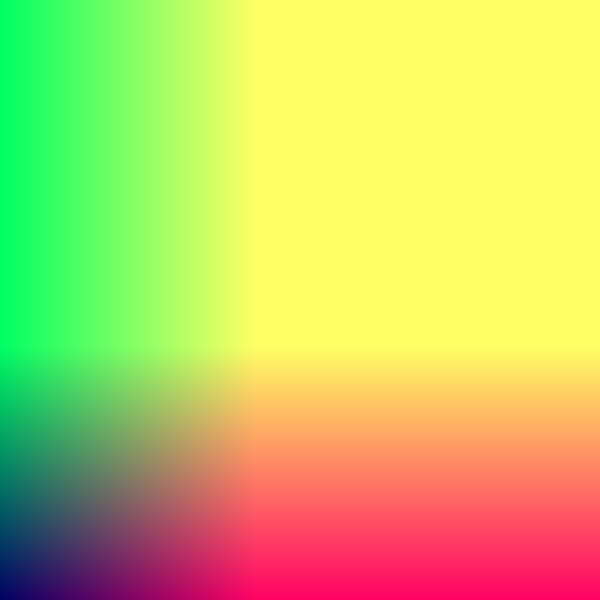
Frame 1 (no input)
Frame 60 (the mouse pressed at the canvas centre just before this capture): identical to frame 1, image omitted
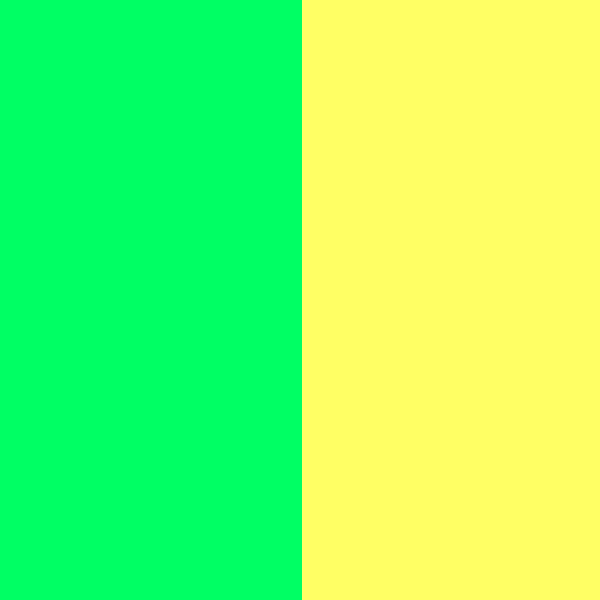
Frame 120 (the mouse held since frame 60 and released just before this capture)

The Processing sketch that drew these frames (run headless with seeded random() and noise(); from frame 60 on, the mouse is pressed at the canvas centre):

// Processing sketch: sketch_190525c
// ── sketch_190525c.pde
int stepX;
int stepY;


void settings()
{
  size(600, 600);
}


void setup()
{
  background(0);
  noStroke();
}


void draw()
{
  stepX = mouseX+2;
  stepY = mouseY+2;
  for (int gridY=0; gridY<height; gridY+=stepY){
    for (int gridX=0; gridX<width; gridX+=stepX){
      fill(gridX, height-gridY, 100);
      rect(gridX, gridY, stepX, stepY);
    }
  }
}
